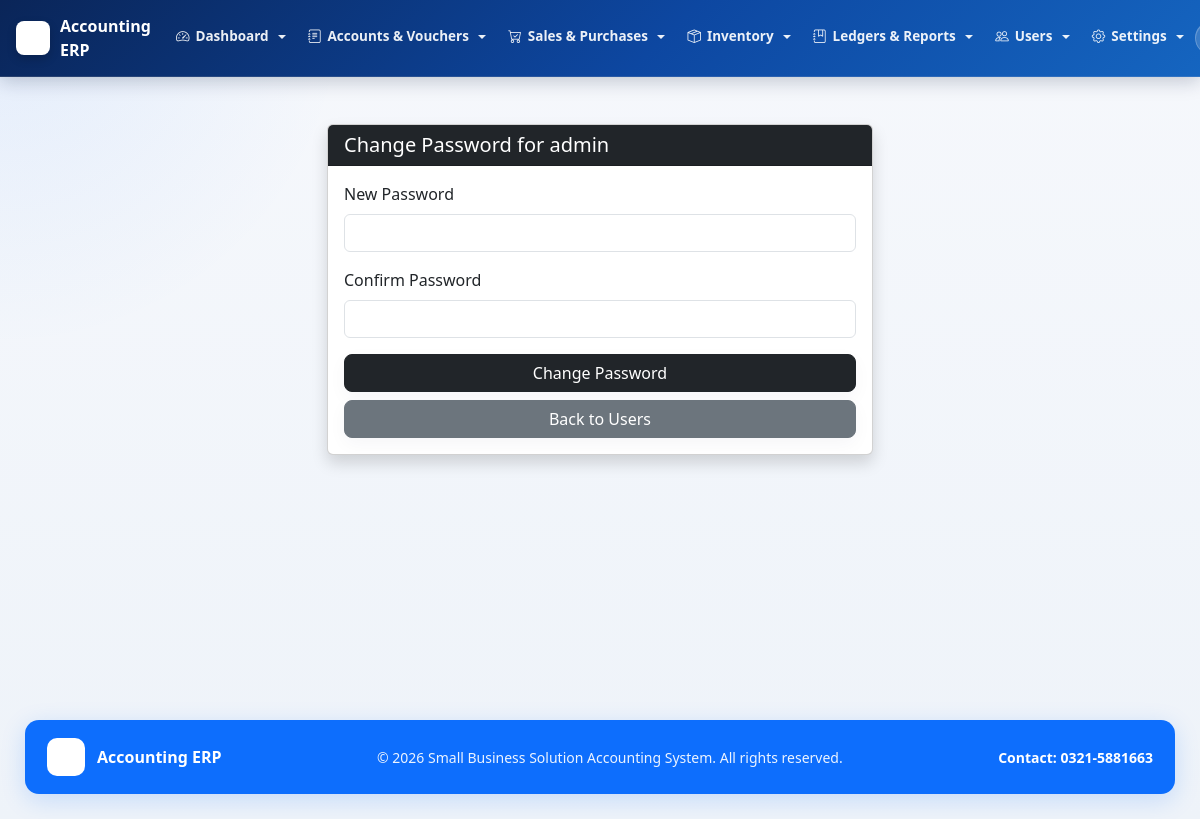
/admin/change_password.php?id=1 (signed in), run on the app's committed database.
### tables this page shows
CREATE TABLE `company_settings` (
  `id` int(11) NOT NULL,
  `company_name` varchar(255) NOT NULL,
  `tagline` varchar(255) NOT NULL,
  `contact` varchar(100) NOT NULL,
  `address` varchar(255) NOT NULL,
  `email` varchar(255) NOT NULL,
  `logo_path` varchar(255) NOT NULL,
  `prepared_by_label` varchar(100) NOT NULL,
  `checked_by_label` varchar(100) NOT NULL,
  `approved_by_label` varchar(100) NOT NULL,
  `print_footer` varchar(255) NOT NULL,
  `system_activity_retention_months` int(11) NOT NULL DEFAULT 0,
  `approval_history_retention_months` int(11) NOT NULL DEFAULT 0,
  `updated_at` datetime NOT NULL DEFAULT current_timestamp() ON UPDATE current_timestamp(),
  PRIMARY KEY (`id`)
);

CREATE TABLE `users` (
  `id` int(11) NOT NULL AUTO_INCREMENT,
  `username` varchar(100) NOT NULL,
  `password` varchar(100) NOT NULL,
  `role_id` int(11) DEFAULT NULL,
  `created_at` timestamp NOT NULL DEFAULT current_timestamp(),
  PRIMARY KEY (`id`),
  UNIQUE KEY `username` (`username`)
);

### admin/change_password.php (the view, shortened to what the rows shown need)
<?php
include "../includes/header.php";
$id = intval($_GET['id']);
$user = mysqli_fetch_assoc(mysqli_query($conn, "SELECT * FROM users WHERE id='$id'"));
?>
<div class="container mt-5">
    <div class="row justify-content-center">
        <div class="col-md-6">
            <div class="card shadow">
                <div class="card-header bg-dark text-white">
                    <h5 class="mb-0">Change Password for <?php echo $user['username']; ?></h5>
                </div>
            </div>
        </div>
    </div>
</div>
<?php include "../includes/footer.php"; ?>

### includes/header.php (shortened to what the rows shown need)
<?php
require_once __DIR__ . "/rbac.php";
require_once __DIR__ . "/branding.php";
$base_url = "/accounting-system/";
$branding = get_branding_settings();
$minimal_layout = isset($minimal_layout) && $minimal_layout;
?>
<!DOCTYPE html>
<html lang="en">
<head>
<link href="<?php echo $base_url; ?>assets/css/bootstrap.min.css" rel="stylesheet">
<link href="<?php echo $base_url; ?>assets/bootstrap-icons-1.13.1/font/bootstrap-icons.css" rel="stylesheet">
</head>
<body>
<?php if (!$minimal_layout): ?>
<nav class="navbar navbar-expand-lg fixed-top-nav navbar-dark">
    <div class="container-fluid px-3">
        <a class="navbar-brand-erp" href="<?php echo $base_url; ?>admin/dashboard/dashboard.php">
            <?php if (!empty($branding['logo_url'])): ?>
                <img src="<?php echo htmlspecialchars($branding['logo_url']); ?>" alt="Logo" class="brand-logo-img">
            <?php endif; ?>
            <span class="d-none d-sm-inline"><?php echo htmlspecialchars($branding['company_name']); ?></span>
        </a>
        <div class="collapse navbar-collapse" id="topNavbarCollapse">
            <?php if (isset($_SESSION['user_id'])): ?>
            <?php
            $canDashboard          = rbac_can_access('dashboard_home');
            $canAiDashboard        = rbac_can_access('dashboard_ai');
            $canBackup             = rbac_can_access('database_backup');
            $canCompanySettings    = rbac_can_access('company_settings_page');
            $canPeriodClosing      = rbac_can_access('period_closing_page');
            $canRecycleBin         = rbac_can_access('recycle_bin_page');
            $canSystemActivity     = rbac_can_access('system_activity_page');
            $canApprovalHistory    = rbac_can_access('approval_history_page');
            $canUsersPage          = rbac_can_access('users_page');
            $canRolesPage          = rbac_can_access('roles_page');
            $canUserRolesPage      = rbac_can_access('user_roles_page');
            $canRolePermissionsPage= rbac_can_access('role_permissions_page');
            $canAccountLedger      = rbac_can_access('account_ledger');
            $canTrialBalance       = rbac_can_access('trial_balance');
            $canChartOfAccounts    = rbac_can_access('chart_of_accounts');
            $canOpeningBalance     = rbac_can_access('opening_balance');
            $canPaymentVoucherAdd  = rbac_can_access('payment_voucher_add');
            $canPaymentVoucherList = rbac_can_access('payment_voucher_list');
            $canReceiptVoucherAdd  = rbac_can_access('receipt_voucher_add');
            $canReceiptVoucherList = rbac_can_access('receipt_voucher_list');
            $canGeneralVoucherAdd  = rbac_can_access('general_voucher_add');
            $canGeneralVoucherList = rbac_can_access('general_voucher_list');
            $canCashBook           = rbac_can_access('cash_book');
            $canBankBook           = rbac_can_access('bank_book');
            $canCategoriesPage     = rbac_can_access('categories_page');
            $canInventoryPage      = rbac_can_access('inventory_page');
            $canStockAdjustmentAdd = rbac_can_access('stock_adjustment_add');
            $canStockAdjustmentList= rbac_can_access('stock_adjustment_list');
            $canStockLedger        = rbac_can_access('stock_ledger');
            $canPurchaseAdd        = rbac_can_access('purchase_add');
            $canPurchaseList       = rbac_can_access('purchase_list');
            $canPurchaseLedger     = rbac_can_access('purchase_ledger');
            $canSaleAdd            = rbac_can_access('sale_add');
            $canSaleList           = rbac_can_access('sale_list');
            $canSaleLedger         = rbac_can_access('sale_ledger');
            ?>
            <ul class="navbar-nav me-auto mb-2 mb-lg-0">
                <?php if ($canDashboard || $canAiDashboard): ?>
                <li class="nav-item dropdown">
                    <a class="nav-link dropdown-toggle" href="#" id="navDashboard" role="button" data-bs-toggle="dropdown" aria-expanded="false">
                        <i class="bi bi-speedometer2"></i> Dashboard
                    </a>
                </li>
                <?php endif; ?>
                <?php if ($canChartOfAccounts || $canOpeningBalance || $canPaymentVoucherAdd || $canPaymentVoucherList || $canReceiptVoucherAdd || $canReceiptVoucherList || $canGeneralVoucherAdd || $canGeneralVoucherList): ?>
                <li class="nav-item dropdown">
                    <a class="nav-link dropdown-toggle" href="#" id="navAccounts" role="button" data-bs-toggle="dropdown" aria-expanded="false">
                        <i class="bi bi-journal-text"></i> Accounts &amp; Vouchers
                    </a>
                </li>
                <?php endif; ?>
                <?php if ($canSaleAdd || $canSaleList || $canPurchaseAdd || $canPurchaseList): ?>
                <li class="nav-item dropdown">
                    <a class="nav-link dropdown-toggle" href="#" id="navSales" role="button" data-bs-toggle="dropdown" aria-expanded="false">
                        <i class="bi bi-cart-check"></i> Sales &amp; Purchases
                    </a>
                </li>
                <?php endif; ?>
                <?php if ($canInventoryPage || $canCategoriesPage || $canStockAdjustmentAdd || $canStockAdjustmentList): ?>
                <li class="nav-item dropdown">
                    <a class="nav-link dropdown-toggle" href="#" id="navInventory" role="button" data-bs-toggle="dropdown" aria-expanded="false">
                        <i class="bi bi-box-seam"></i> Inventory
                    </a>
                </li>
                <?php endif; ?>
                <?php if ($canTrialBalance || $canAccountLedger || $canCashBook || $canBankBook || $canSaleLedger || $canPurchaseLedger || $canStockLedger): ?>
                <li class="nav-item dropdown">
                    <a class="nav-link dropdown-toggle" href="#" id="navReports" role="button" data-bs-toggle="dropdown" aria-expanded="false">
                        <i class="bi bi-journal-bookmark"></i> Ledgers &amp; Reports
                    </a>
                </li>
                <?php endif; ?>
                <?php if ($canUsersPage || $canRolesPage || $canUserRolesPage || $canRolePermissionsPage): ?>
                <li class="nav-item dropdown">
                    <a class="nav-link dropdown-toggle" href="#" id="navUsers" role="button" data-bs-toggle="dropdown" aria-expanded="false">
                        <i class="bi bi-people"></i> Users
                    </a>
                </li>
                <?php endif; ?>
                <?php if ($canCompanySettings || $canPeriodClosing || $canApprovalHistory || $canSystemActivity || $canRecycleBin || $canBackup): ?>
                <li class="nav-item dropdown">
                    <a class="nav-link dropdown-toggle" href="#" id="navSettings" role="button" data-bs-toggle="dropdown" aria-expanded="false">
                        <i class="bi bi-gear"></i> Settings
                    </a>
                </li>
                <?php endif; ?>
            </ul>
            <div class="d-flex align-items-center gap-2 py-2 py-lg-0">
                <span class="user-badge-nav d-none d-md-inline-flex align-items-center">
                </span>
            </div>
            <?php endif; ?>
        </div>
    </div>
</nav>
<?php endif; ?>
<div class="content">

### includes/footer.php
<?php
require_once __DIR__ . "/branding.php";
$branding = get_branding_settings();
?>
</div>
<?php if (empty($minimal_layout)): ?>
<footer style="margin-left:0;padding:0 25px 25px;">
    <div style="background:#0d6efd;border-radius:14px;padding:18px 22px;box-shadow:0 6px 24px rgba(13,110,253,0.18);display:flex;justify-content:space-between;align-items:center;gap:12px;flex-wrap:wrap;">
        <div style="display:flex;align-items:center;gap:12px;color:#ffffff;font-weight:700;">
            <?php if (!empty($branding['logo_url'])): ?>
                <img src="<?php echo htmlspecialchars($branding['logo_url']); ?>" alt="Logo" style="width:38px;height:38px;object-fit:contain;border-radius:10px;background:#ffffff;padding:5px;">
            <?php endif; ?>
            <span><?php echo htmlspecialchars($branding['company_name']); ?></span>
        </div>
        <div style="color:rgba(255,255,255,0.92);font-size:14px;">
            &copy; <?php echo date("Y"); ?> <?php echo htmlspecialchars($branding['tagline']); ?>. All rights reserved.
        </div>
        <div style="color:#ffffff;font-weight:600;font-size:14px;">
            Contact: <?php echo htmlspecialchars($branding['contact']); ?>
        </div>
    </div>
</footer>
<?php endif; ?>
</body>
</html>

### data on the page
company_settings: company_name "Accounting ERP", tagline "Small Business Solution Accounting System", contact "0321-5881663"
users: username "admin"
